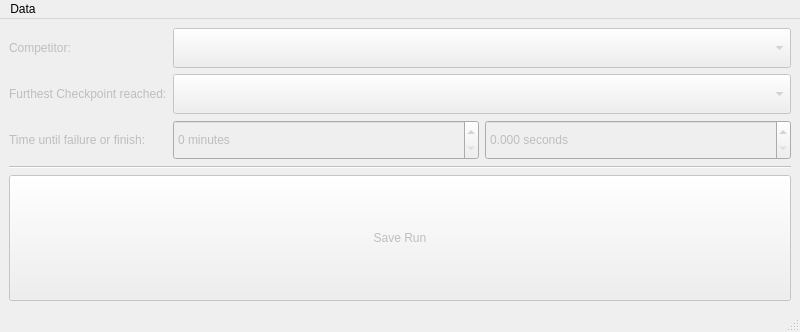
<?xml version="1.0" encoding="UTF-8"?>
<ui version="4.0">
 <class>NCM_ResultEntering</class>
 <widget class="QMainWindow" name="NCM_ResultEntering">
  <property name="geometry">
   <rect>
    <x>0</x>
    <y>0</y>
    <width>800</width>
    <height>332</height>
   </rect>
  </property>
  <property name="windowTitle">
   <string>MainWindow</string>
  </property>
  <widget class="QWidget" name="centralwidget">
   <property name="enabled">
    <bool>false</bool>
   </property>
   <layout class="QGridLayout" name="gridLayout">
    <item row="1" column="1" colspan="2">
     <widget class="QComboBox" name="comboBox_Checkpoint">
      <property name="minimumSize">
       <size>
        <width>0</width>
        <height>40</height>
       </size>
      </property>
      <property name="maximumSize">
       <size>
        <width>16777215</width>
        <height>40</height>
       </size>
      </property>
     </widget>
    </item>
    <item row="1" column="0">
     <widget class="QLabel" name="label_2">
      <property name="sizePolicy">
       <sizepolicy hsizetype="Maximum" vsizetype="Preferred">
        <horstretch>0</horstretch>
        <verstretch>0</verstretch>
       </sizepolicy>
      </property>
      <property name="minimumSize">
       <size>
        <width>0</width>
        <height>40</height>
       </size>
      </property>
      <property name="maximumSize">
       <size>
        <width>16777215</width>
        <height>40</height>
       </size>
      </property>
      <property name="text">
       <string>Furthest Checkpoint reached:</string>
      </property>
     </widget>
    </item>
    <item row="2" column="2">
     <widget class="QDoubleSpinBox" name="doubleSpinBox_Seconds">
      <property name="minimumSize">
       <size>
        <width>0</width>
        <height>40</height>
       </size>
      </property>
      <property name="maximumSize">
       <size>
        <width>16777215</width>
        <height>40</height>
       </size>
      </property>
      <property name="prefix">
       <string/>
      </property>
      <property name="suffix">
       <string> seconds</string>
      </property>
      <property name="decimals">
       <number>3</number>
      </property>
     </widget>
    </item>
    <item row="2" column="0">
     <widget class="QLabel" name="label_3">
      <property name="sizePolicy">
       <sizepolicy hsizetype="Maximum" vsizetype="Preferred">
        <horstretch>0</horstretch>
        <verstretch>0</verstretch>
       </sizepolicy>
      </property>
      <property name="minimumSize">
       <size>
        <width>0</width>
        <height>40</height>
       </size>
      </property>
      <property name="maximumSize">
       <size>
        <width>16777215</width>
        <height>40</height>
       </size>
      </property>
      <property name="text">
       <string>Time until failure or finish:</string>
      </property>
     </widget>
    </item>
    <item row="2" column="1">
     <widget class="QDoubleSpinBox" name="doubleSpinBox_Minutes">
      <property name="minimumSize">
       <size>
        <width>0</width>
        <height>40</height>
       </size>
      </property>
      <property name="maximumSize">
       <size>
        <width>16777215</width>
        <height>40</height>
       </size>
      </property>
      <property name="suffix">
       <string> minutes</string>
      </property>
      <property name="decimals">
       <number>0</number>
      </property>
      <property name="maximum">
       <double>999.000000000000000</double>
      </property>
     </widget>
    </item>
    <item row="0" column="0">
     <widget class="QLabel" name="label">
      <property name="sizePolicy">
       <sizepolicy hsizetype="Maximum" vsizetype="Preferred">
        <horstretch>0</horstretch>
        <verstretch>0</verstretch>
       </sizepolicy>
      </property>
      <property name="minimumSize">
       <size>
        <width>0</width>
        <height>40</height>
       </size>
      </property>
      <property name="maximumSize">
       <size>
        <width>16777215</width>
        <height>40</height>
       </size>
      </property>
      <property name="text">
       <string>Competitor:</string>
      </property>
     </widget>
    </item>
    <item row="0" column="1" colspan="2">
     <widget class="QComboBox" name="comboBox_Competitor">
      <property name="minimumSize">
       <size>
        <width>0</width>
        <height>40</height>
       </size>
      </property>
      <property name="maximumSize">
       <size>
        <width>16777215</width>
        <height>40</height>
       </size>
      </property>
     </widget>
    </item>
    <item row="3" column="0" colspan="3">
     <widget class="Line" name="line">
      <property name="orientation">
       <enum>Qt::Horizontal</enum>
      </property>
     </widget>
    </item>
    <item row="4" column="0" colspan="3">
     <widget class="QPushButton" name="pushButton_SaveRun">
      <property name="sizePolicy">
       <sizepolicy hsizetype="Minimum" vsizetype="Preferred">
        <horstretch>0</horstretch>
        <verstretch>0</verstretch>
       </sizepolicy>
      </property>
      <property name="text">
       <string>Save Run</string>
      </property>
     </widget>
    </item>
   </layout>
  </widget>
  <widget class="QMenuBar" name="menubar">
   <property name="geometry">
    <rect>
     <x>0</x>
     <y>0</y>
     <width>800</width>
     <height>21</height>
    </rect>
   </property>
   <widget class="QMenu" name="menuStage">
    <property name="title">
     <string>Data</string>
    </property>
    <addaction name="actionStage_and_competitor_selection"/>
   </widget>
   <addaction name="menuStage"/>
  </widget>
  <widget class="QStatusBar" name="statusbar"/>
  <action name="actionStage_and_competitor_selection">
   <property name="text">
    <string>Stage and competitor selection</string>
   </property>
  </action>
 </widget>
 <resources/>
 <connections/>
</ui>
